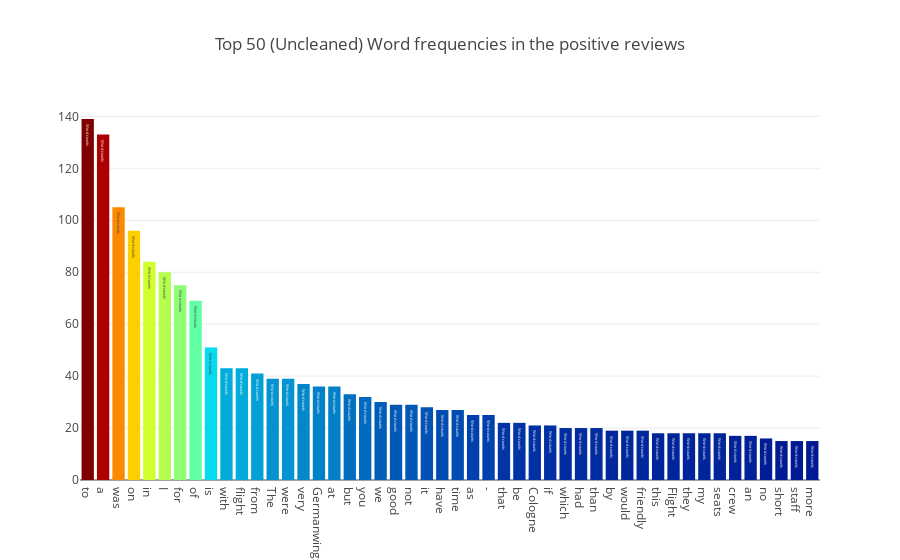

The notebook cell saved with this chart:
### Markdown cell above
- Show top 50 word frequencies of positive reviews, i.e., recommended.

### Code cell
all_words = df_review[df_review['Recommended']=="yes"]["Review"].str.split(expand=True).unstack().value_counts()
data = [go.Bar(
            x = all_words.index.values[2:50],
            y = all_words.values[2:50],
            marker= dict(colorscale='Jet',
                         color = all_words.values[2:100]
                        ),
            text='Word counts'
    )]

layout = go.Layout(
    title='Top 50 (Uncleaned) Word frequencies in the positive reviews'
)

fig = go.Figure(data=data, layout=layout)

py.iplot(fig, filename='basic-bar')

### Figure 1 — Plotly figure (JSON) as saved in the notebook; plotly's stock layout.template omitted (floating-point values rounded to 4 significant figures)
{"data": [{"marker": {"color": [139, 133, 105, 96, 84, 80, 75, 69, 51, 43, 43, 41, 39, 39, 37, 36, 36, 33, 32, 30, 29, 29, 28, 27, 27, 25, 25, 22, 22, 21, 21, 20, 20, 20, 19, 19, 19, 18, 18, 18, 18, 18, 17, 17, 16, 15, 15, 15, 14, 14, 14, 14, 14, 13, 13, 12, 12, 12, 12, 12, 12, 12, 12, 12, 11, 11, 11, 11, 11, 11, 11, 10, 10, 10, 10, 10, 10, 10, 10, 10, 10, 9, 9, 9, 9, 9, 9, 9, 9, 9, 9, 9, 9, 9, 9, 9, 8, 8], "colorscale": "Jet"}, "text": "Word counts", "type": "bar", "uid": "37e74a77-c75d-4b5c-8644-f7e94386dfaa", "x": ["to", "a", "was", "on", "in", "I", "for", "of", "is", "with", "flight", "from", "The", "were", "very", "Germanwings", "at", "but", "you", "we", "good", "not", "it", "have", "time", "as", "-", "that", "be", "Cologne", "if", "which", "had", "than", "by", "would", "friendly", "this", "Flight", "they", "my", "seats", "crew", "an", "no", "short", "staff", "more"], "y": [139, 133, 105, 96, 84, 80, 75, 69, 51, 43, 43, 41, 39, 39, 37, 36, 36, 33, 32, 30, 29, 29, 28, 27, 27, 25, 25, 22, 22, 21, 21, 20, 20, 20, 19, 19, 19, 18, 18, 18, 18, 18, 17, 17, 16, 15, 15, 15]}], "layout": {"title": {"text": "Top 50 (Uncleaned) Word frequencies in the positive reviews"}}}
